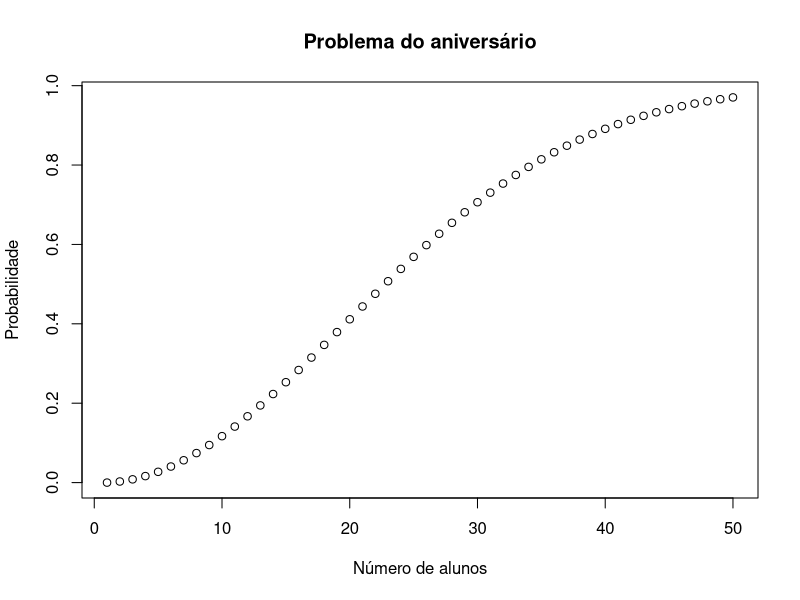

R code for this plot:
n <- 50
p <- c(1:n)
for (k in 1:n)
  p[k] <- 1 - prod(365:(365-k+1))/(365^k)
plot(p, main = "Problema do aniversário", xlab = "Número de alunos", ylab =
       "Probabilidade")

